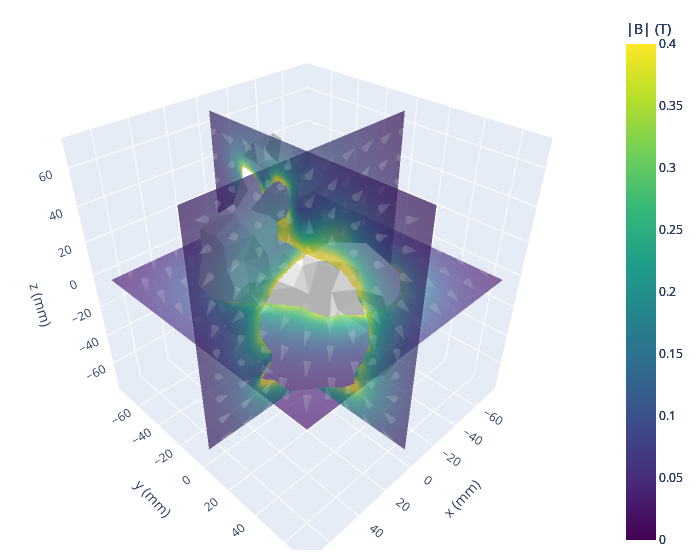

Notebook source saved alongside this figure:
### Markdown cell above
3D Render
![Slice Plot](img/bunny_slice.png)

### Code cell
fig, slice_cache, data_objects = pm.plots.slice_quickplot(
    cmax=0.4,
    num_levels=9,
    num_points=40,
    opacity=0.7,
    num_arrows=10,
    cone_opacity=0.1,
    show_magnets=True,
    max1=70,
    max2=70,
    slice_value=0.0,
)
